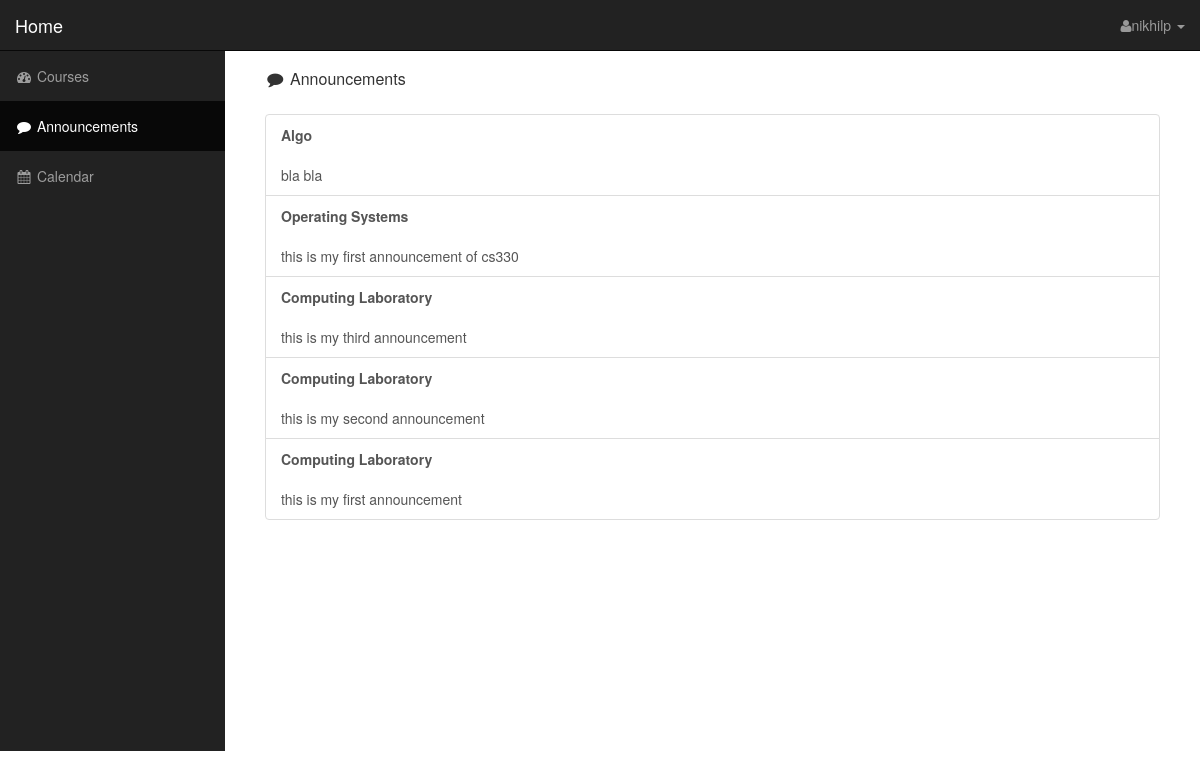
Screenshot of /student_announcement.php (signed in) with the database file from the repository.
### tables this page shows
CREATE TABLE IF NOT EXISTS `announcement` (
  `date` timestamp NOT NULL DEFAULT CURRENT_TIMESTAMP,
  `course_name` varchar(255) NOT NULL,
  `course_code` varchar(255) NOT NULL,
  `announcement` text NOT NULL,
  `topic` text NOT NULL
);

### student_announcement.php (the view, shortened to what this page needs)
<!DOCTYPE html>
<html lang="en">
<head>
    <link href="css/bootstrap.min.css" rel="stylesheet">
    <link href="css/sb-admin.css" rel="stylesheet">
    <link href="css/plugins/morris.css" rel="stylesheet">
    <link href="font-awesome-4.1.0/css/font-awesome.min.css" rel="stylesheet" type="text/css">
</head>
<body>
    <div id="wrapper">
        <nav class="navbar navbar-inverse navbar-fixed-top" role="navigation">
            <div class="navbar-header">
                <a class="navbar-brand" href="student_main.php">Home</a>
            </div>
            <ul class="nav navbar-right top-nav">
                <li class="dropdown">
                    <a href="#" class="dropdown-toggle" data-toggle="dropdown"><i class="fa fa-user"></i><?php
                    echo $_SESSION["username"];
                    ?>
                     <b class="caret"></b></a>
                </li>
            </ul>
            <div class="collapse navbar-collapse navbar-ex1-collapse">
                <ul class="nav navbar-nav side-nav">
                    <li >
                        <a href="student_main.php"><i class="fa fa-fw fa-dashboard"></i> Courses</a>
                    </li>
                    <li class="active">
                        <a href="announcement.php"><i class="fa fa-fw fa-comment"></i> Announcements</a>
                    </li>
                    <li>
                        <a href="calendar.html"><i class="fa fa-fw fa-calendar"></i> Calendar</a>
                    </li>
                </ul>
            </div>
        </nav>
        <div id="page-wrapper">
            <div class="container-fluid">
                <div class="row">
                    <div class="col-lg-12">
                        <div class="panel-heading">
                            <h3 class="panel-title"><i class="fa fa-fw fa-comment"></i> Announcements</h3>
                        </div>
                        <div class="panel-body">
                            <div class="list-group">
                                <?php
                                    $servername = "localhost";
                                    $username = "root";
                                    $password = "root";
                                    $dbname = "cs252";
                                    $conn = new mysqli($servername, $username, $password, $dbname);
                                    $sql1="SELECT * FROM  `announcement` ORDER BY DATE DESC ";
                                    $result1 = $conn->query($sql1);
                                    if ($result1->num_rows > 0)
                                    {
                                        while($row = $result1->fetch_assoc())
                                        {
                                            $sql_new = "SELECT student_username FROM " . $row["course_code"]." WHERE student_username='".$_SESSION['username']."'" ;
                                            $result_new = $conn->query($sql_new);
                                                if($result_new->num_rows == 1)
                                                {
                                                    echo '<a class="list-group-item">
                                                            <strong>'.$row['course_name'].'</strong>
                                                            <br><br>'.$row['announcement'].'</a>';
                                                }
                                        }
                                    }
                                    ?>
                            </div>
                        </div>
                    </div>
                </div>
            </div>
        </div>
    </div>
</body>
</html>

### css/sb-admin.css (style rules this page uses)
body { margin-top: 100px; background-color: #fff; }
@media (min-width:768px) { body { margin-top: 50px; } }
#wrapper { padding-left: 0; }
#page-wrapper { width: 100%; padding: 0; background-color: #fff; }
@media (min-width:768px) { #wrapper { padding-left: 225px; } }
@media (min-width:768px) { #page-wrapper { padding: 10px; } }
.top-nav { padding: 0 15px; }
.top-nav>li { display: inline-block; float: left; }
.top-nav>li>a { padding-top: 15px; padding-bottom: 15px; line-height: 20px; color: #999; }
@media (min-width:768px) { .side-nav { position: fixed; top: 51px; left: 225px; width: 225px; margin-left: -225px; border: none; border-radius: 0; overflow-y: auto; background-color: #222; height:700px; } }
@media (min-width:768px) { .side-nav>li>a { width: 225px; } }

### rows the page displays
announcement: course_name "Algo", announcement "bla bla"
announcement: course_name "Operating Systems", announcement "this is my first announcement of cs330"
announcement: course_name "Computing Laboratory", announcement "this is my third announcement"
announcement: course_name "Computing Laboratory", announcement "this is my second announcement"
announcement: course_name "Computing Laboratory", announcement "this is my first announcement"

### other values shown
$_SESSION["username"] "nikhilp"
